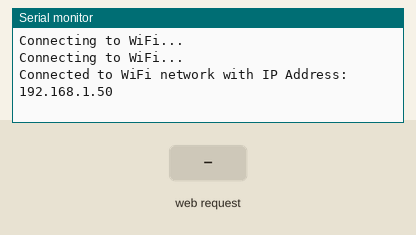
Bench run of a sketch on a simulated ESP32. Shown: the last lines printed to the serial monitor. The inputs (shaded band) are chosen by the test bench. WiFi joins after 1.5 s; servers stay silent unless stated.

Above: at 3.2 s.
3.3 s: HTTP request GET /submit received
At 4.3 s:
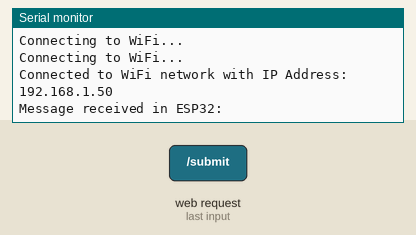
4.8 s: HTTP request GET /submit?message=1 received
At 5.5 s:
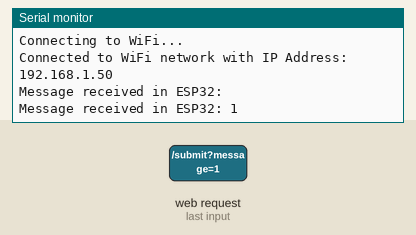

Measured:
- after the input at 3.3 s, the serial monitor: prints a new line at once (image 1)
- after the input at 4.8 s, the serial monitor: prints a new line at once (image 2)

The sketch:

application03_3_webserver_getText.ino
```cpp
#include <WiFi.h>
#include <WebServer.h>

// Replace with your network credentials
const char* ssid = "aa";
const char* password = "123123123123";

// Create an instance of the server
WebServer server(80);

// HTML content with a text field and a send button
const char* htmlContent = "<html><body><h1>Hello cr enetcom</h1>"
                          "<form action=\"/submit\" method=\"GET\">"
                          "<input type=\"text\" name=\"message\" placeholder=\"Enter message\">"
                          "<input type=\"submit\" value=\"Send\">"
                          "</form></body></html>";

// Function to handle the root path
void handleRoot() {
  server.send(200, "text/html", htmlContent);
}

// Function to handle the form submission
void handleSubmit() {
  String message = server.arg("message");
  Serial.println("Message received in ESP32: " + message);
  server.sendHeader("Location", "/");
  server.send(303); // Redirect back to the root path
}

void setup() {
  Serial.begin(9600);

  // Connect to Wi-Fi
  WiFi.begin(ssid, password);
  while (WiFi.status() != WL_CONNECTED) {
    delay(1000);
    Serial.println("Connecting to WiFi...");
  }

  // Print the local IP address
  Serial.println("Connected to WiFi network with IP Address: ");
  Serial.println(WiFi.localIP());

  // Route to handle HTTP GET request for the root path
  server.on("/", handleRoot);

  // Route to handle GET request for form submission
  server.on("/submit", handleSubmit);

  // Start the server
  server.begin();
}

void loop() {
  // Handle client requests
  server.handleClient();
}
```
